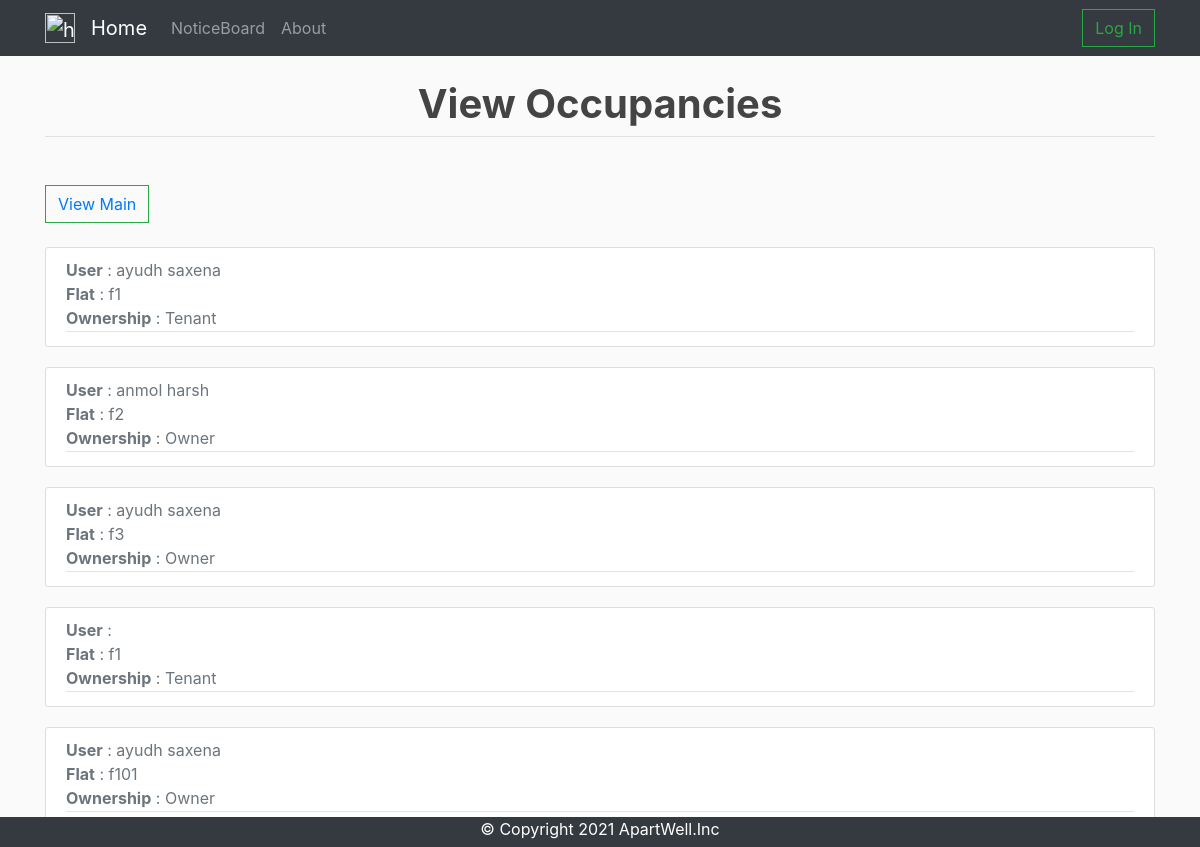
The page /view/view_occupancy/ on the database as committed earlier.
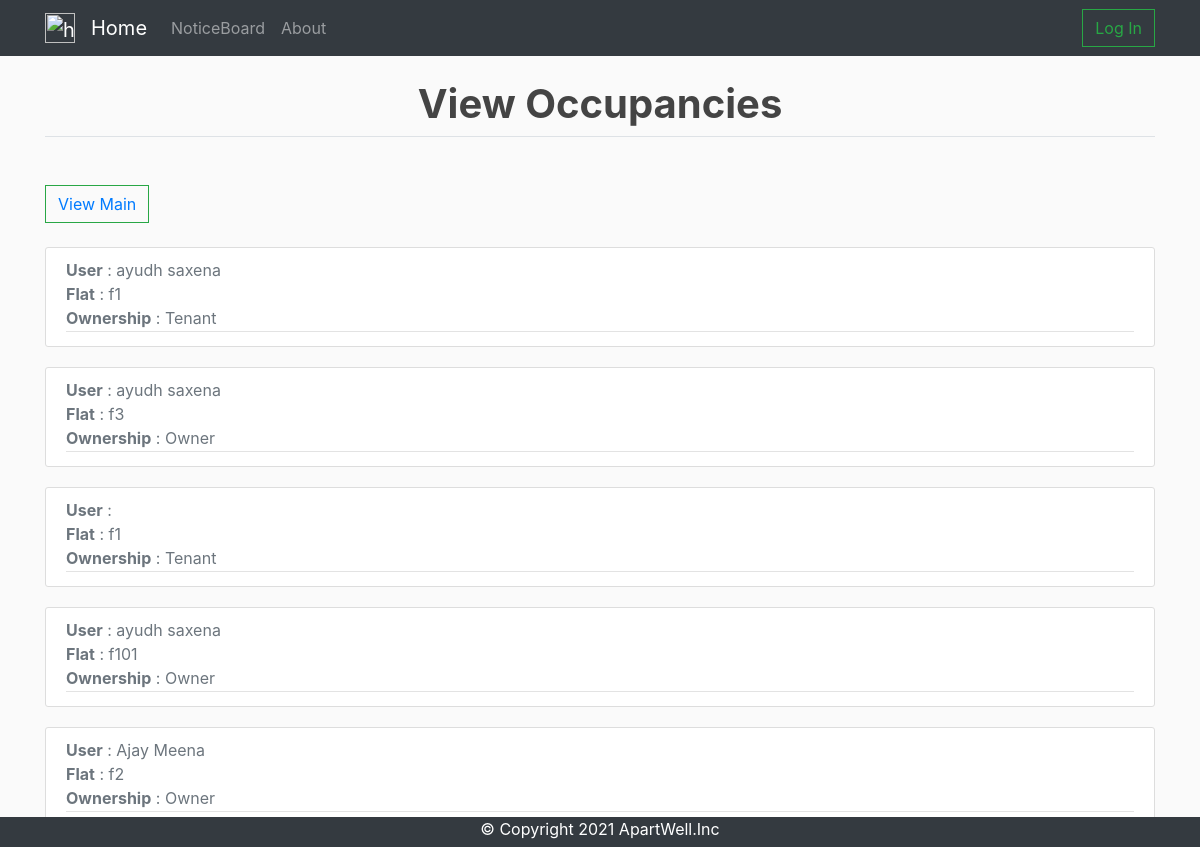
The same page on the database as committed later.
### buildings/models.py (models this page shows)
class Occupies(models.Model):
	flat_id = models.ForeignKey(Flat, on_delete=models.CASCADE)
	user_id = models.ForeignKey(User, on_delete=models.CASCADE)
	ownership = models.CharField(max_length=10, choices=ownership_choices)

class Flat(models.Model):
	flat_id = models.CharField(max_length=10, primary_key=True)
	flat_no = models.CharField(max_length=20)
	flat_type = models.IntegerField()
	flat_area = models.IntegerField(default=0)
	vaccancy = models.IntegerField(default=0)
	building_id = models.ForeignKey(Building, on_delete=models.CASCADE)

### buildings/views.py (the view)
# urls.py: path('view/view_occupancy/',views.view_occupancy, name="view_occupancy"),
def view_occupancy(request):
	context = {'occupies': Occupies.objects.all()}
	return render(request, 'buildings/view_occupancy.html', context)

### buildings/templates/buildings/view_occupancy.html (shortened to what this page needs)
{% extends 'base.html' %}
{% load static %}
{% block content %}
<!DOCTYPE html>
<html>
  <head>
  	<link rel="stylesheet" href="{% static 'table.css' %}">
  </head>
  <body>
    <legend class = "border-bottom mb-4"><h1 class="text-center"> <strong>View Occupancies</strong></h1></legend>
    <br>
    <div  id = "looodge_complaint_button">
      <button class="btn btn-outline-success my-2 my-sm-0"><a href="/view/">View Main</a></button>
    </div>
    <br>
      {% for complaint in occupies %}
        <article class="media content-section">
        <div class="media-body">
          <div class="article-metadata">
            <medium class="text-muted"><b>User</b> : {{ complaint.user_id.first_name }} {{ complaint.user_id.last_name }}</br></medium>
            <medium class="text-muted"><b>Flat</b> : {{ complaint.flat_id.flat_no }}</br></medium>
            <medium class="text-muted"><b>Ownership</b> : {{ complaint.ownership }}</br></medium>
          </div>
        </div>
        </article>
      {% endfor %}
  </body>
</html>
{% endblock %}

Rows that differ between the two databases and show on the page:
removed Occupies: user_id.first_name "anmol", user_id.last_name "harsh", flat_id.flat_no "f2", ownership "Owner"
added Occupies: user_id.first_name "Ajay", user_id.last_name "Meena", flat_id.flat_no "f2", ownership "Owner"
